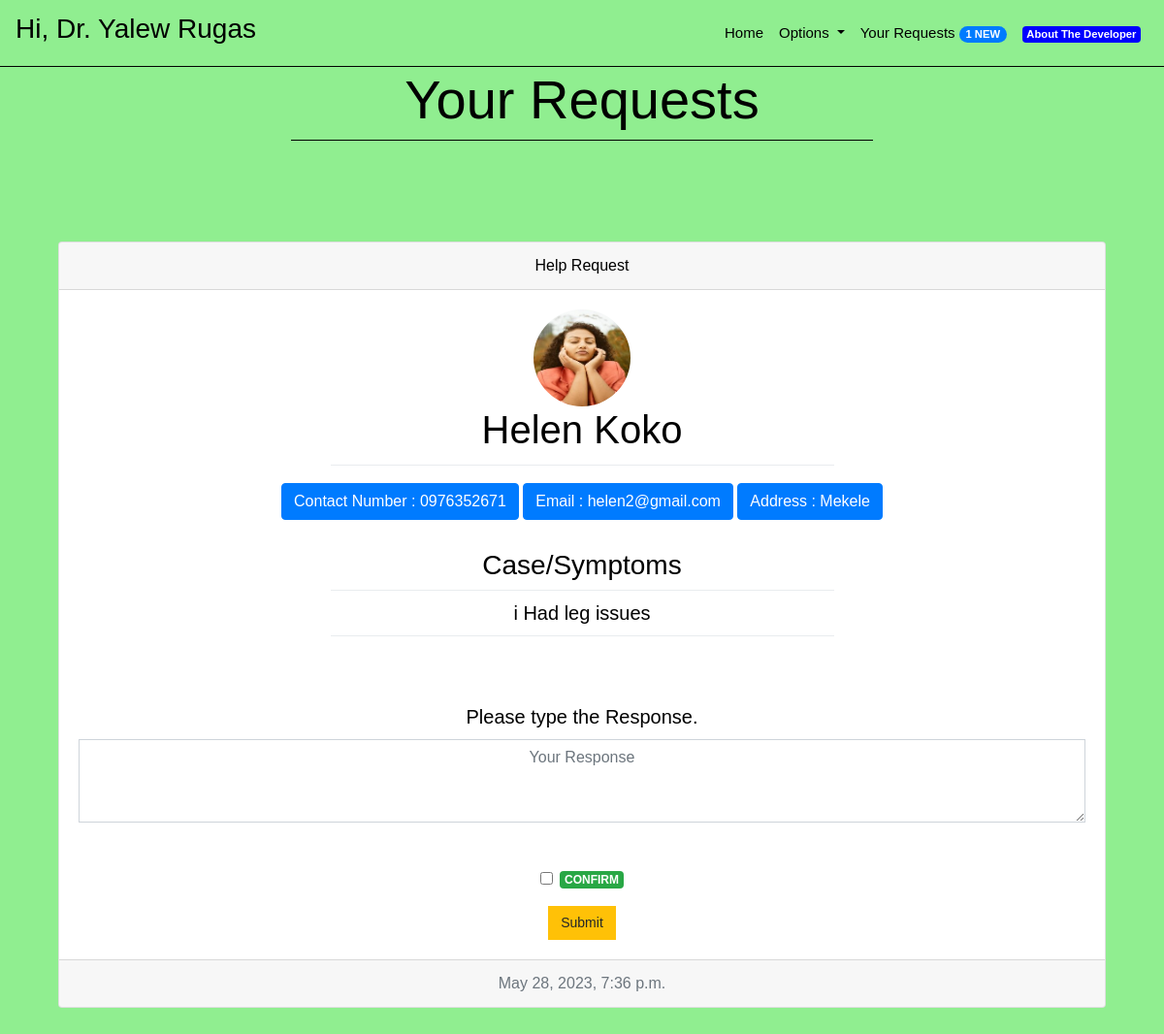
Page /requests (signed in) on the earlier database version.
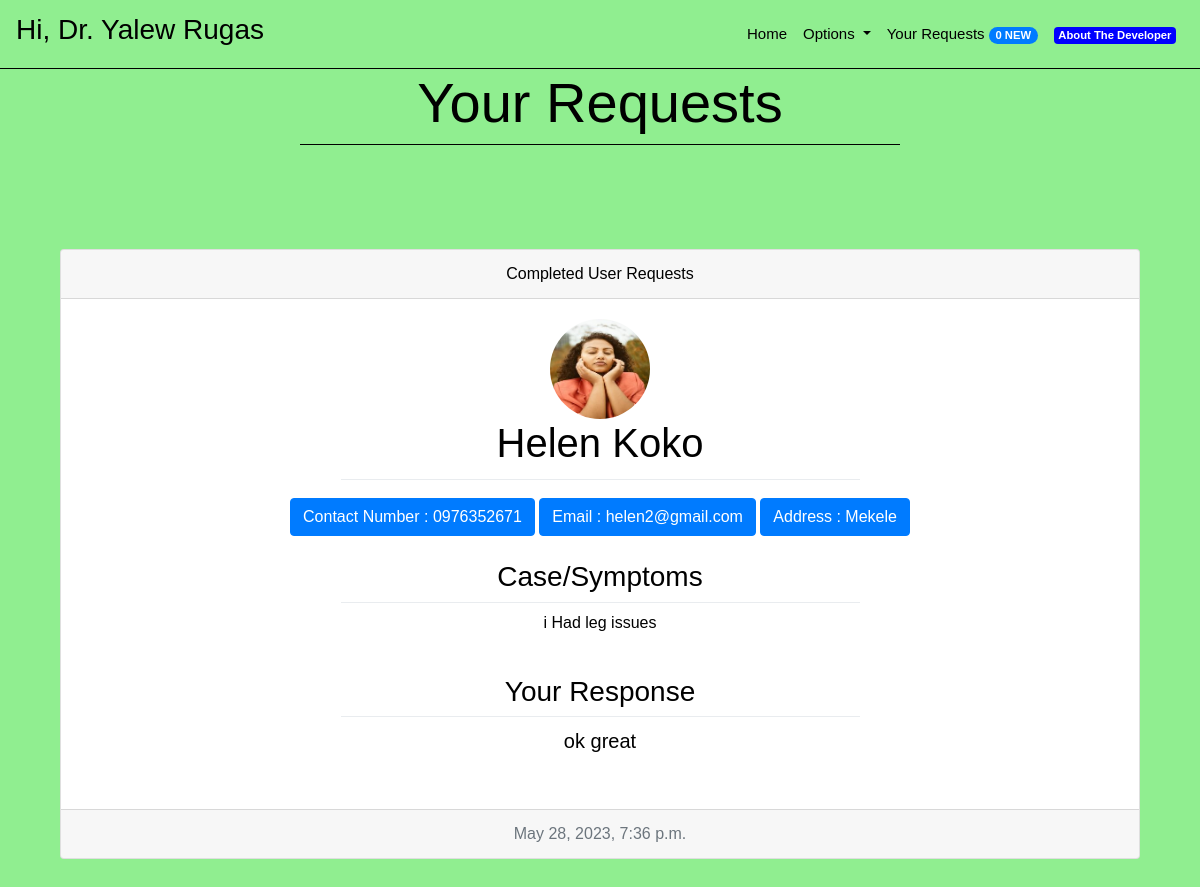
Same page on the later database version.
### core/models.py (models this page shows, shortened)
class Assistance(models.Model):
    assistanceText = models.CharField(max_length = 2000, default = "")
    doctor = models.ForeignKey(Doctor, related_name = "doctorRecords", on_delete = models.CASCADE)
    patient = models.ForeignKey(Patient, related_name = "patientRecords", on_delete = models.CASCADE)
    timestamp = models.DateTimeField(auto_now_add = True)
    isNew = models.BooleanField(default = True)
    isCompleted = models.BooleanField(default = False)
    symptoms = models.CharField(max_length = 2000)

class Patient(models.Model):
    name = models.CharField(max_length = 30)
    address = models.CharField(max_length = 100)
    contactNumber = models.CharField(max_length = 10)
    email = models.EmailField(unique = True, max_length = 255)
    userId = models.CharField(unique = True, max_length = 8)
    passwordHash = models.CharField(max_length = 64)
    emailHash = models.CharField(max_length = 64)
    image = models.ImageField(upload_to='profile_images/', default='profile_images/default.jpg')

### core/views.py (the view)
# urls.py: path('requests', views.requests, name = "requests"),
def requests(request):
    doctor = Doctor.objects.get(emailHash = request.session['userEmail'])
    records = doctor.doctorRecords.all()
    numberNewPendingAssistances = doctor.doctorRecords.aggregate(newPendingAssistances = Count('pk', filter =( Q(isNew = True) & Q(isCompleted = False) ) ))['newPendingAssistances']
    request.session['numberNewAssistances'] = numberNewPendingAssistances
    context = {
        "message" : "Successfully Logged In.",
        "isAuthenticated" : True,
        "user": records.order_by('-timestamp')
    }
    response = render(request,"core/userDoctorRequestPortal.html", context)
    return responseHeadersModifier(response)

### core/views.py (called while the page is built)
def responseHeadersModifier(response):
    response["Cache-Control"] = "no-cache, no-store, must-revalidate"
    response["Pragma"] = "no-cache"
    response["Expires"] = "0"
    return response

### core/templates/core/userDoctorRequestPortal.html (shortened to what the changed rows need)
{% extends "core/base.html" %}
{% block bodytag %}
{% load static %}
<body background="{% static 'core/images/back.png' %}" style="background-size: auto auto;">
    {% endblock %}
    {% block body %}
    <h1 style="text-align:center;color:black" class="display-4">
        Your Requests
    </h1>
    <br>
    <br>
    <br>
    <br>
    {% for Assistance in user %}
    {% if not Assistance.isCompleted %}
    <form action="{% url 'onlinehelp' %}" method="post">
        <div class="card text-center" style="margin-left:5%;margin-right:5%;">
            <div class="card-header">Help Request</div>
            <div class="card-body">
                <img class="patient-image" src="{{ Assistance.patient.image.url }}" alt="Patient ID">
                <h1 class="card-title">
                    {{ Assistance.patient.name }}
                </h1>
                <li class=" dropdown-divider" style="margin-left:25%;margin-right:25%"></li>
                <a href="#" class="btn btn-primary" style="margin-top:1%">Contact Number : {{ Assistance.patient.contactNumber }}</a>
                <a href="#" class="btn btn-primary" style="margin-top:1%">Email : {{ Assistance.patient.email }}</a>
                <a href="#" class="btn btn-primary" style="margin-top:1%">Address : {{ Assistance.patient.address }}</a>
                <div class="card-text lead">
                    <br>
                    <span>
                        <h3>Case/Symptoms</h3>
                        <li class=" dropdown-divider" style="margin-left:25%;margin-right:25%"></li>
                    </span>
                    {{ Assistance.symptoms }}
                    <li class=" dropdown-divider" style="margin-left:25%;margin-right:25%"></li>
                    <br>
                    <br>
                    <div class="form-group">
                        <label for="exampleFormControlTextarea1">Please type the Response.</label>
                        <textarea name="Assistance" style="text-align:center" class="form-control" id="exampleFormControlTextarea1" rows="3" placeholder="Your Response"></textarea>
                    </div>
                    <br>
                </div>
                <div class="form-group form-check">
                    <input type="checkbox" class="form-check-input" id="exampleCheck1">
                    <label class="form-check-label" for="exampleCheck1"><span class="badge badge-success">CONFIRM</span></label>
                </div>
                <button type="submit" class="btn btn-warning" style="margin-left:10%;margin-right:10%"">Submit</button><br>
            </div>
            <div class="card-footer text-muted">
                {{ Assistance.timestamp }}
            </div>
        </div>
    </form>
    <br>
    {% else %}
    <div class="card text-center" style="margin-left:5%;margin-right:5%;">
        <div class="card-header">
            Completed User Requests
        </div>
        <div class="card-body">
            <img class="patient-image" src="{{ Assistance.patient.image.url }}" alt="Patient image">
            <h1 class="card-title"> {{ Assistance.patient.name }} </h1>
            <li class=" dropdown-divider" style="margin-left:25%;margin-right:25%"></li>
            <a href="#" class="btn btn-primary" style="margin-top:1%">Contact Number : {{ Assistance.patient.contactNumber }}</a>
            <a href="#" class="btn btn-primary" style="margin-top:1%">Email : {{ Assistance.patient.email }}</a>
            <a href="#" class="btn btn-primary" style="margin-top:1%">Address : {{ Assistance.patient.address }}</a>
            <br>
            <br>
            <span>
                <h3>Case/Symptoms</h3>
                <li class=" dropdown-divider" style="margin-left:25%;margin-right:25%"></li>
            </span> {{ Assistance.symptoms }}</p>
            <br>
            <h3>Your Response</h3>
            <li class=" dropdown-divider" style="margin-left:25%;margin-right:25%"></li>
            <p class="card-text lead" style="">{{ Assistance.assistanceText }}<br><br>
            </div>
            <div class="card-footer text-muted">
                {{ Assistance.timestamp }}
            </div>
        </div>
    <br>
    {% endif %}
    {% empty %}
    <h1 style="text-align:center;color:white">
        You have no Requests right now.
    </h1>
    {% endfor %}
    <br>
    <br>
    {% endblock %}

### core/templates/core/base.html (shortened to what this page needs)
{% load static %}
<!doctype html>
<html lang="en">
<head>
    <link rel="stylesheet" href="https://stackpath.bootstrapcdn.com/bootstrap/4.2.1/css/bootstrap.min.css">
    <link rel="stylesheet" href="{% static 'core/css/style.css' %}">
    <link rel="stylesheet" href="{% static 'core/css/aboutstyle.css' %}">
    <link rel="stylesheet" href="{% static 'core/css/responsive.css' %}">
    <link rel="stylesheet" href="https://cdnjs.cloudflare.com/ajax/libs/font-awesome/4.7.0/css/font-awesome.min.css">
</head>
{% block bodytag %}
{% endblock %}
<nav class="navbar navbar-expand-lg navbar-light bg-transparent">
    {% if request.session.isLoggedIn %}
    <a class="navbar-brand" href="/">
        <h3 style="color:black;text-align:center">Hi,{% if request.session.isDoctor %} Dr.{% endif %} {{ request.session.Name }}</h3>
    </a>
    {% else %}
    <a class="navbar-brand" href="/">
        <h2 style="color:black;text-align:center">Enen</h2>
    </a>
    {% endif %}
    <div class="collapse navbar-collapse" id="navbarSupportedContent">
        <ul class="navbar-nav ml-auto">
            <li class="nav-item active">
                <a class="nav-link" href="{% url 'index' %}" style="color:black">Home </a>
            </li>
            {% if request.session.isLoggedIn %}
            <li class="nav-item dropdown">
                <a class="nav-link dropdown-toggle" style="color:black" href="#" id="navbarDropdown" role="button"
                    data-toggle="dropdown" aria-haspopup="true" aria-expanded="false">
                    Options
                </a>
            </li>
            {% endif %}
            {% if request.session.isLoggedIn %}
            <li class="nav-item">
                <a class="nav-link" href="{% url 'login' %}" style="color:black">Your Requests <span
                        class="badge badge-primary badge-pill">{{ request.session.numberNewAssistances }}
                        NEW</span></a>
            </li>
            {% else %}
            <li class="nav-item">
                <a class="nav-link" href="{% url 'login' %}" style="color:black">Login</a>
            </li>
            {% endif %}
            <li class="nav-item">
                <a class="nav-link" href="{% url 'about' %}" style="color:black"><span style="background-color: blue" class="badge badge-secondary">About The Developer</span></a>
            </li>
        </ul>
    </div>
</nav>
<li class="dropdown-divider" style="margin-top:0px;margin-bottom:0px;border-color:black"></li>
{% block body %}
{% endblock %}
</body>
</html>

Differences in the rows shown:
changed Assistance "i Had leg issues": patient.image: picture added; assistanceText (not shown) → "ok great"; patient.image: picture removed; value "☐" → (not shown); isCompleted "Help Request Please type the Response. CONFIRM Submit" → "Completed User Requests Your Response"
Other differences:
{{ request.session.numberNewAssistances }}: "1" → "0"
